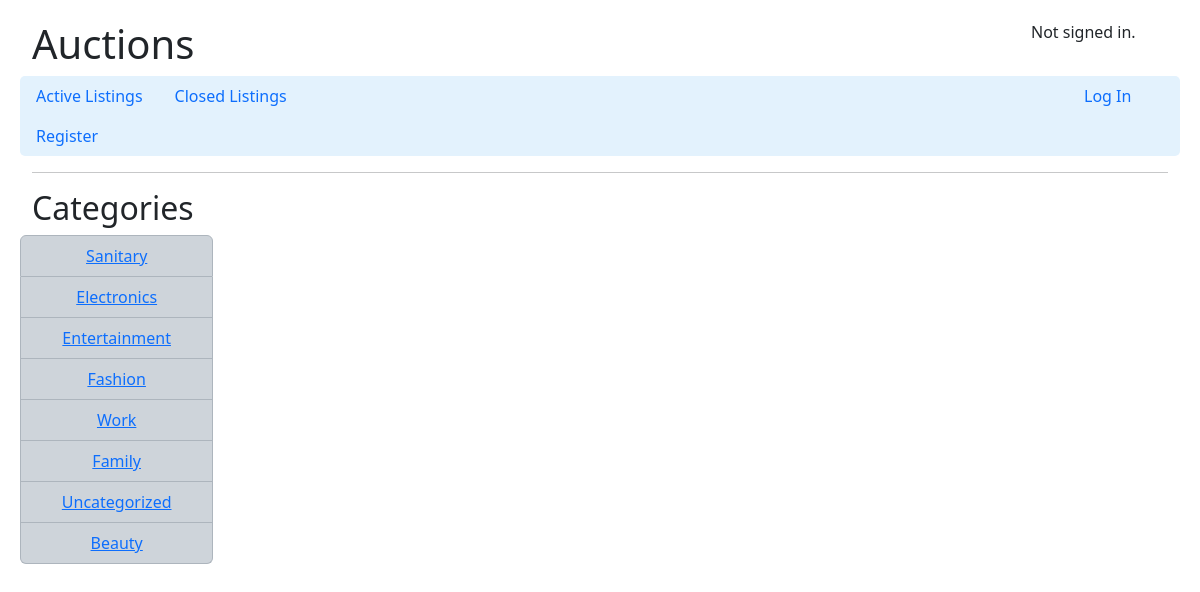
The page /categories on the database as committed earlier.
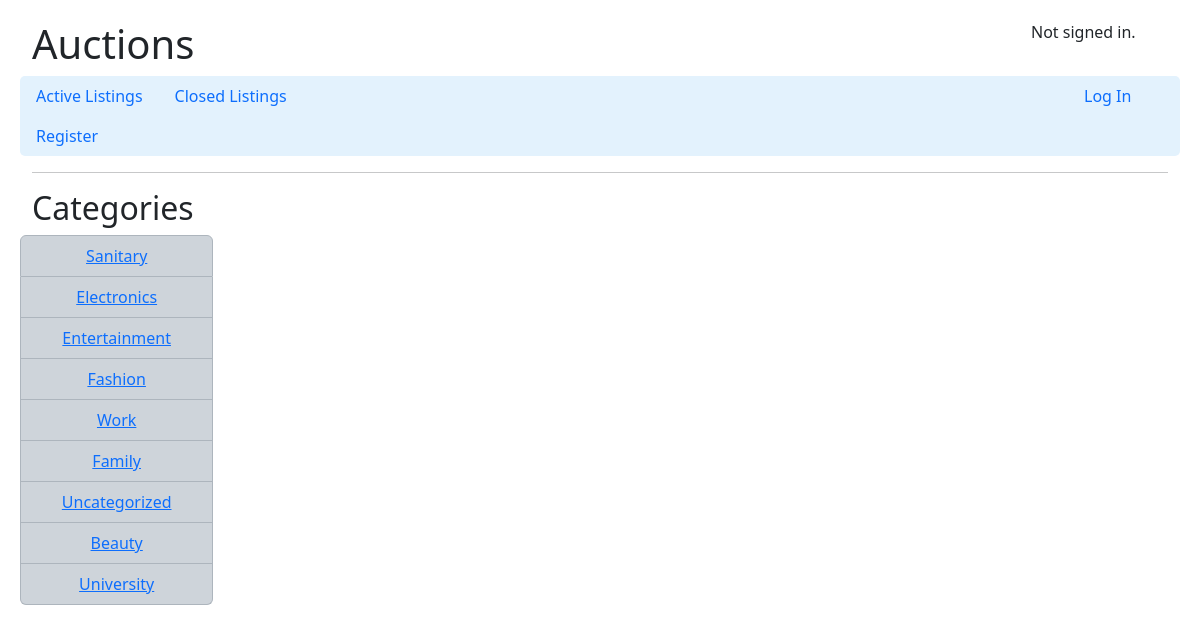
The same page on the database as committed later.
### auctions/models.py (models this page shows)
class Categories(models.Model):
    name = models.CharField(max_length=64, default="Uncategorized")
    def __str__(self):
        return self.name

### auctions/views.py (the view)
# urls.py: path("categories", views.categories, name="categories"),
def categories(request):
    categories = Categories.objects.all()
    return render(request, "auctions/categories.html", {
        "categories": categories,
    })

### auctions/templates/auctions/categories.html
{% extends "auctions/layout.html" %}
{% block body %}
    <h2>Categories</h2>
    <ul class="list-group row">
        {% for category in categories %}
            <li class="list-group-item list-group-item-dark col-md-2 text-center"><a href="{% url 'category' category=category %}">{{ category }}</a></li>
        {% endfor %}
    </ul>
{% endblock %}

### auctions/templates/auctions/layout.html (shortened to what this page needs)
{% load static %}
<!DOCTYPE html>
<html lang="en">
    <head>
        <link href="https://cdn.jsdelivr.net/npm/bootstrap@5.3.1/dist/css/bootstrap.min.css" rel="stylesheet">
        <link href="{% static 'auctions/styles.css' %}" rel="stylesheet">
    </head>
    <div class="container-fluid">
        <body>
            <div class="row">
                <div class="col-md-6">
                    <h1>Auctions</h1>
                </div>
                <div class="col-md-2 offset-md-4 text-center">
                    {% if user.is_authenticated %}
                        Signed in as <strong>{{ user.username }}</strong>.
                    {% else %}
                        Not signed in.
                    {% endif %}
                </div>
            </div>
            <div class="row">
                <ul class="nav" style="background-color: #e3f2fd; border-radius: 5px;">
                    <li class="nav-item">
                        <a class="nav-link" href="{% url 'index' %}">Active Listings</a>
                    </li>
                    <li class="nav-item">
                        <a class="nav-link" href="{% url 'closed' %}">Closed Listings</a>
                    </li>
                    {% if user.is_authenticated %}
                        <li class="nav-item">
                            <a class="nav-link" href="{% url 'categories' %}">Categories</a>
                        </li>
                        <li class="nav-item">
                            <a class="nav-link" href="{% url 'watchlist' %}">Watchlist</a>
                        </li>
                        <li class="nav-item">
                            <a class="nav-link" href="{% url 'create_listing' %}">Create Listing</a>
                        </li>
                        <div class="offset-md-5 text-center">
                            <li class="nav-item">
                                <a class="nav-link" href="{% url 'logout' %}">Log Out</a>
                            </li>
                        </div>
                    {% else %}
                        <li class="nav-item offset-md-8">
                            <a class="nav-link" href="{% url 'login' %}">Log In</a>
                        </li>
                        <li class="nav-item">
                            <a class="nav-link" href="{% url 'register' %}">Register</a>
                        </li>
                    {% endif %}
                </ul>
            </div>
            <hr>
            {% block body %}
            {% endblock %}
        </body>
    </div>
</html>

### auctions/static/auctions/styles.css (style rules this page uses)
body { margin: 10px; padding: 10px; }

Rows that differ between the two databases and show on the page:
added Categories: name "University"
